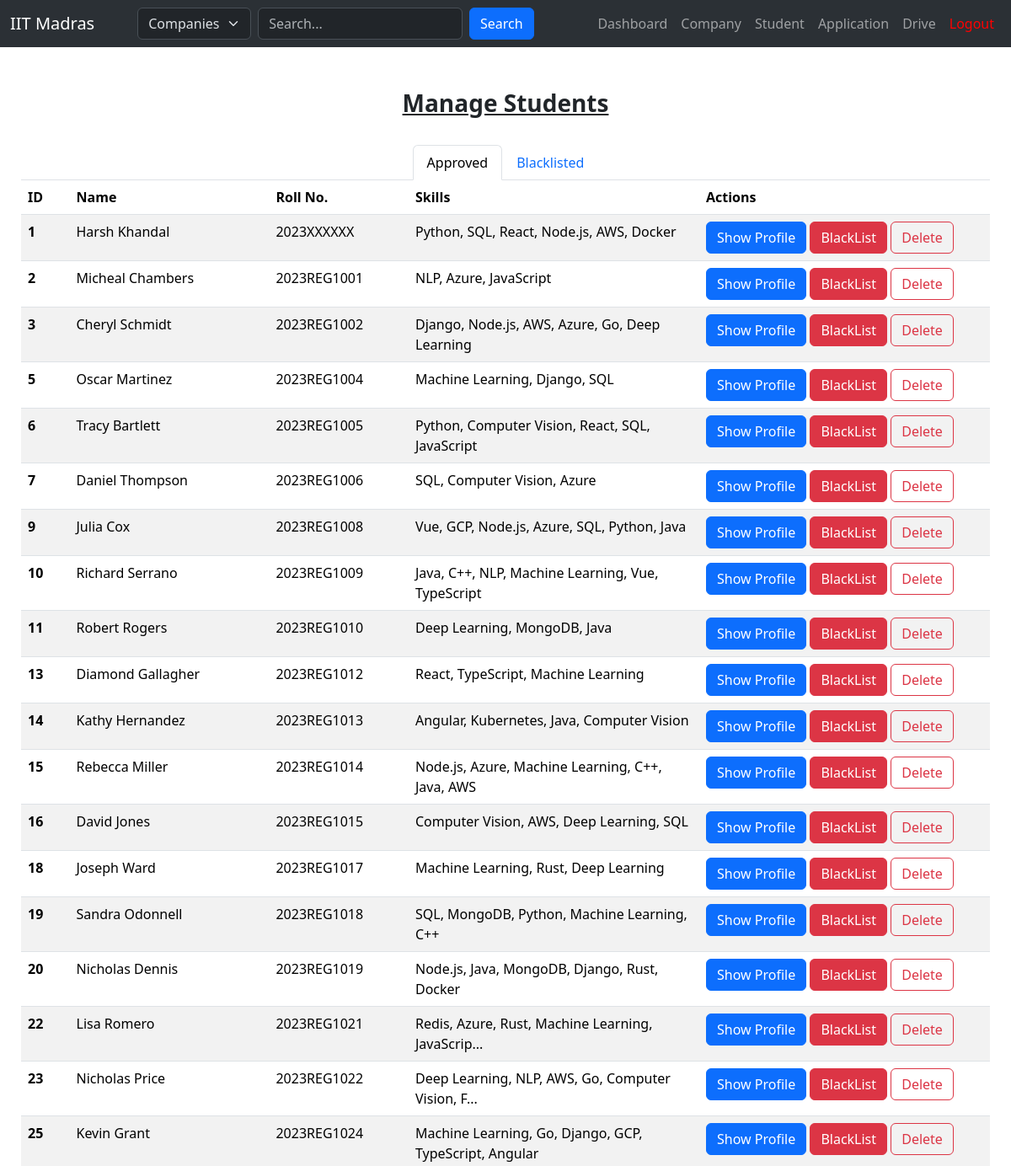
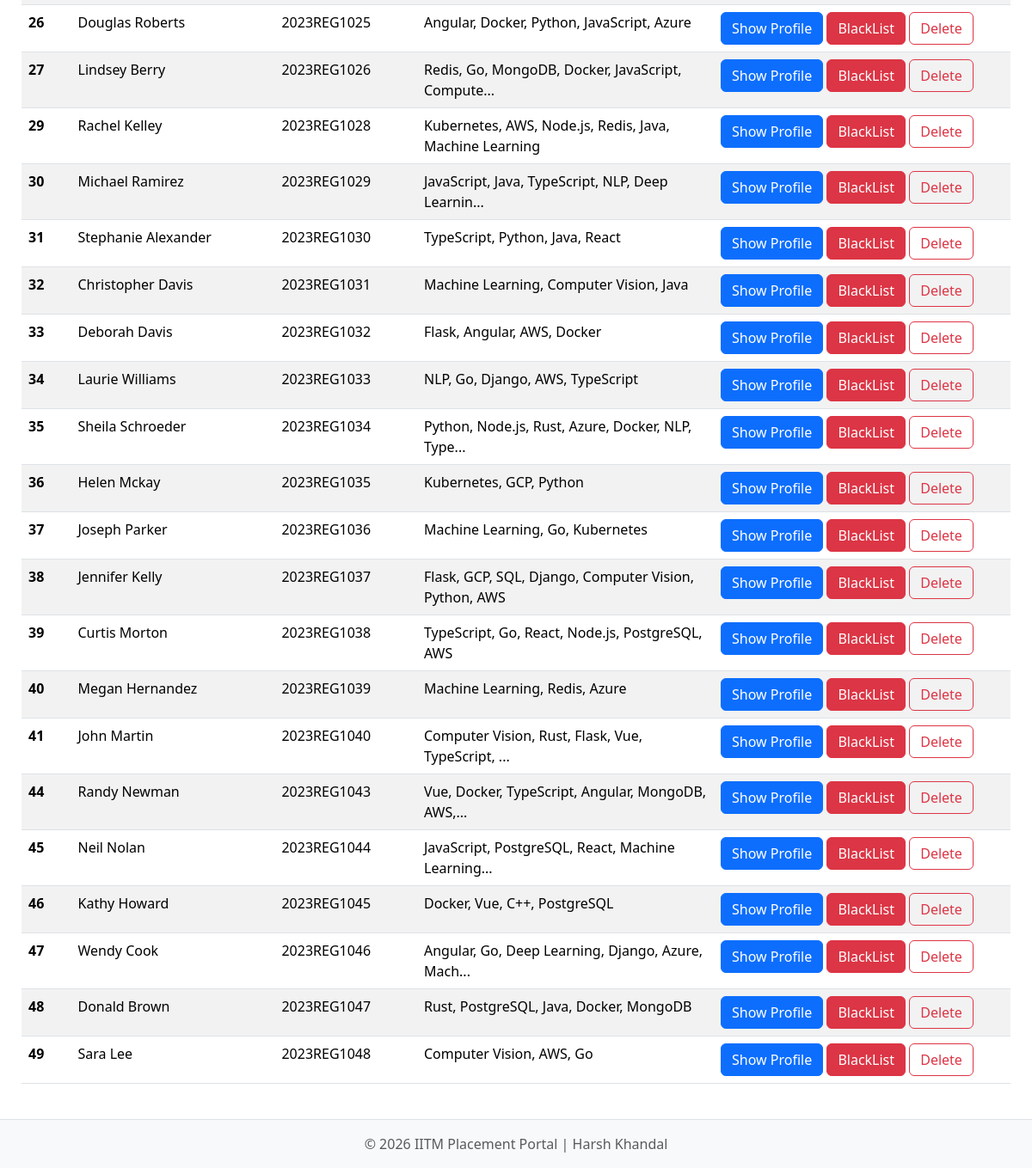
Screenshot of /admin/student (signed in) with the database file from the repository (2 pictures, top to bottom).
### main/models/student.py (models this page shows)
class Student(db.Model):
    __tablename__='student'
    id = db.Column(db.Integer, primary_key=True)
    user_id = db.Column(db.Integer, db.ForeignKey('users.id'), nullable=False)
    fname = db.Column(db.String(20))
    lname = db.Column(db.String(20))
    roll = db.Column(db.String(10), unique=True)
    email = db.Column(db.String(100))
    phone = db.Column(db.String(15))
    cgpa = db.Column(db.Float)
    graduation_year = db.Column(db.Integer)
    degree_field = db.Column(db.String(50))
    batch = db.Column(db.Integer)
    skills = db.Column(db.Text)
    bio = db.Column(db.Text)
    resume = db.Column(db.String(255))
    github = db.Column(db.String(255))
    linkedin = db.Column(db.String(255))
    portfolio = db.Column(db.String(255))
    status = db.Column(db.String(20), default='approved') # Newly Added so that admin can blacklist students too; Values: approved, blacklisted
    user = db.relationship("Users", backref=db.backref("student_data", uselist=False))

### main/routes/admin.py (the view)
@admin.route("/student")
@login_required
@admin_required
def student():
    student_approved=Student.query.filter_by(status='approved').all()
    student_blacklisted=Student.query.filter_by(status='blacklisted').all()
    return render_template('admin/student.html', student_approved=student_approved, student_blacklisted=student_blacklisted)

### main/__init__.py (called while the page is built)
def create_app():
    app=Flask(__name__)
    app.config['SQLALCHEMY_DATABASE_URI'] = 'sqlite:///placement.db'
    db.init_app(app)
    app.config['SECRET_KEY'] = 'Harsh_K_12345'
    login_manager = LoginManager()
    login_manager.login_view = 'auth.login'
    login_manager.init_app(app)
    app.register_blueprint(auth, url_prefix='/')
    app.register_blueprint(student, url_prefix='/')
    app.register_blueprint(admin, url_prefix='/admin')
    app.register_blueprint(company, url_prefix='/company')
    @login_manager.user_loader
    def load_user(user_id):
        return Users.query.get(int(user_id))
    return app

### main/templates/admin/student.html (shortened to what this page needs)
{% extends "base.html" %}
{% block content %}
<br>
<div class="d-flex align-items-center mb-4" style="justify-content: center;">
    <h3 class="fw-bold"><u>Manage Students</u></h3>
</div>
<nav>
  <div class="nav nav-tabs" id="nav-tab" role="tablist" style="justify-content: center;">
    <button class="nav-link active" id="nav-approved-tab" data-bs-toggle="tab" data-bs-target="#nav-approved" type="button" role="tab" aria-controls="nav-approved" aria-selected="true">Approved</button>
    <button class="nav-link" id="nav-blacklisted-tab" data-bs-toggle="tab" data-bs-target="#nav-blacklisted" type="button" role="tab" aria-controls="nav-blacklisted" aria-selected="false">Blacklisted</button>
  </div>
</nav>
<div class="tab-content" id="nav-tabContent">
  <div class="tab-pane fade show active" id="nav-approved" role="tabpanel" aria-labelledby="nav-approved-tab" tabindex="0">
     <table class="table table-striped">
      <thead>
        <tr>
          <th scope="col" class="th-short">ID</th>
          <th scope="col" class="th-medium">Name</th>
          <th scope="col" class="th-medium">Roll No.</th>
          <th scope="col" class="th-long">Skills</th>
          <th scope="col" class="th-long">Actions</th>
        </tr>
      </thead>
      <tbody>
        {% for i in student_approved %}
        <tr>
          <th scope="row">{{ i.id }}</th>
          <td>{{ i.fname }} {{ i.lname }}</td>
          <td>{{ i.roll }}</a></td>
          <td>{{ i.skills | truncate(50, True) }}</td>
          <td>
            <form action="{{ url_for('admin.view', id=i.id, category='student') }}" class="d-inline" method="POST">
              <button type="submit" class="btn btn-primary">Show Profile</button>
            </form>
            <form action="{{ url_for('admin.blacklist_student', id=i.id) }}" class="d-inline" method="POST">
              <button type="submit" class="btn btn-danger">BlackList</button>
            </form>
            <form action="{{ url_for('admin.delete_student', id=i.id) }}" class="d-inline" method="POST">
            <button type="submit" class="btn btn-outline-danger">Delete</button>
            </form>
          </td>
        </tr>
        {% endfor %}
      </tbody>
    </table>
  </div>
</div>
{% endblock %}

### main/static/css/style.css (style rules this page uses)
.th-short { width:5%; }
.th-medium { width:15; }
.th-long { width:30% }

### rows the page displays
Student: id "1", fname "Harsh", lname "Khandal", roll "2023XXXXXX", skills "Python, SQL, React, Node.js, AWS, Docker"
Student: id "2", fname "Micheal", lname "Chambers", roll "2023REG1001", skills "NLP, Azure, JavaScript"
Student: id "3", fname "Cheryl", lname "Schmidt", roll "2023REG1002", skills "Django, Node.js, AWS, Azure, Go, Deep Learning"
Student: id "5", fname "Oscar", lname "Martinez", roll "2023REG1004", skills "Machine Learning, Django, SQL"
Student: id "6", fname "Tracy", lname "Bartlett", roll "2023REG1005", skills "Python, Computer Vision, React, SQL, JavaScript"
Student: id "7", fname "Daniel", lname "Thompson", roll "2023REG1006", skills "SQL, Computer Vision, Azure"
Student: id "9", fname "Julia", lname "Cox", roll "2023REG1008", skills "Vue, GCP, Node.js, Azure, SQL, Python, Java"
Student: id "10", fname "Richard", lname "Serrano", roll "2023REG1009", skills "Java, C++, NLP, Machine Learning, Vue, TypeScript"
Student: id "11", fname "Robert", lname "Rogers", roll "2023REG1010", skills "Deep Learning, MongoDB, Java"
Student: id "13", fname "Diamond", lname "Gallagher", roll "2023REG1012", skills "React, TypeScript, Machine Learning"
Student: id "14", fname "Kathy", lname "Hernandez", roll "2023REG1013", skills "Angular, Kubernetes, Java, Computer Vision"
Student: id "15", fname "Rebecca", lname "Miller", roll "2023REG1014", skills "Node.js, Azure, Machine Learning, C++, Java, AWS"
Student: id "16", fname "David", lname "Jones", roll "2023REG1015", skills "Computer Vision, AWS, Deep Learning, SQL"
Student: id "18", fname "Joseph", lname "Ward", roll "2023REG1017", skills "Machine Learning, Rust, Deep Learning"
Student: id "19", fname "Sandra", lname "Odonnell", roll "2023REG1018", skills "SQL, MongoDB, Python, Machine Learning, C++"
Student: id "20", fname "Nicholas", lname "Dennis", roll "2023REG1019", skills "Node.js, Java, MongoDB, Django, Rust, Docker"
Student: id "22", fname "Lisa", lname "Romero", roll "2023REG1021", skills "Redis, Azure, Rust, Machine Learning, JavaScrip..."
Student: id "23", fname "Nicholas", lname "Price", roll "2023REG1022", skills "Deep Learning, NLP, AWS, Go, Computer Vision, F..."
Student: id "25", fname "Kevin", lname "Grant", roll "2023REG1024", skills "Machine Learning, Go, Django, GCP, TypeScript, Angular"
Student: id "26", fname "Douglas", lname "Roberts", roll "2023REG1025", skills "Angular, Docker, Python, JavaScript, Azure"
Student: id "27", fname "Lindsey", lname "Berry", roll "2023REG1026", skills "Redis, Go, MongoDB, Docker, JavaScript, Compute..."
Student: id "29", fname "Rachel", lname "Kelley", roll "2023REG1028", skills "Kubernetes, AWS, Node.js, Redis, Java, Machine Learning"
Student: id "30", fname "Michael", lname "Ramirez", roll "2023REG1029", skills "JavaScript, Java, TypeScript, NLP, Deep Learnin..."
Student: id "31", fname "Stephanie", lname "Alexander", roll "2023REG1030", skills "TypeScript, Python, Java, React"
Student: id "32", fname "Christopher", lname "Davis", roll "2023REG1031", skills "Machine Learning, Computer Vision, Java"
Student: id "33", fname "Deborah", lname "Davis", roll "2023REG1032", skills "Flask, Angular, AWS, Docker"
Student: id "34", fname "Laurie", lname "Williams", roll "2023REG1033", skills "NLP, Go, Django, AWS, TypeScript"
Student: id "35", fname "Sheila", lname "Schroeder", roll "2023REG1034", skills "Python, Node.js, Rust, Azure, Docker, NLP, Type..."
Student: id "36", fname "Helen", lname "Mckay", roll "2023REG1035", skills "Kubernetes, GCP, Python"
Student: id "37", fname "Joseph", lname "Parker", roll "2023REG1036", skills "Machine Learning, Go, Kubernetes"
Student: id "38", fname "Jennifer", lname "Kelly", roll "2023REG1037", skills "Flask, GCP, SQL, Django, Computer Vision, Python, AWS"
Student: id "39", fname "Curtis", lname "Morton", roll "2023REG1038", skills "TypeScript, Go, React, Node.js, PostgreSQL, AWS"
Student: id "40", fname "Megan", lname "Hernandez", roll "2023REG1039", skills "Machine Learning, Redis, Azure"
Student: id "41", fname "John", lname "Martin", roll "2023REG1040", skills "Computer Vision, Rust, Flask, Vue, TypeScript, ..."
Student: id "44", fname "Randy", lname "Newman", roll "2023REG1043", skills "Vue, Docker, TypeScript, Angular, MongoDB, AWS,..."
Student: id "45", fname "Neil", lname "Nolan", roll "2023REG1044", skills "JavaScript, PostgreSQL, React, Machine Learning..."
Student: id "46", fname "Kathy", lname "Howard", roll "2023REG1045", skills "Docker, Vue, C++, PostgreSQL"
Student: id "47", fname "Wendy", lname "Cook", roll "2023REG1046", skills "Angular, Go, Deep Learning, Django, Azure, Mach..."
Student: id "48", fname "Donald", lname "Brown", roll "2023REG1047", skills "Rust, PostgreSQL, Java, Docker, MongoDB"
Student: id "49", fname "Sara", lname "Lee", roll "2023REG1048", skills "Computer Vision, AWS, Go"
